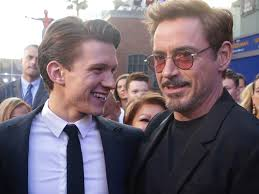
#> input picture images.jpg, 259 x 194 px
$ python face_dectector_from_image.py
#> lines starting #> are read from the running program, lines starting #| are printed output that depends on the picture; after the words box and inside, x2 and y2 are one past the last pixel; in counts of white or black regions, pixels touching at a corner belong together
import cv2
from random import randrange

# Load some pre-trained data on face frontals from opencv (haar cascade algorithm)
trained_face_data = cv2.CascadeClassifier(
    'haarcascade_frontalface_default.xml')

# Choose an image to detect faces in
# img = cv2.imread('ROJ.png')
img = cv2.imread('images.jpg')
#> img is the input picture: shape (194, 259, 3); mean B, G, R 115, 106.2, 117.8

# Must convert to grayscale
grayscaled_img = cv2.cvtColor(img, cv2.COLOR_BGR2GRAY)
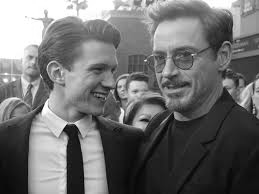
#> grayscaled_img: shape (194, 259); min 2, max 255, mean 110.7

# Detect faces
face_coordinates = trained_face_data.detectMultiScale(grayscaled_img)
#> face_coordinates = [[73, 48, 62, 62], [128, 24, 88, 88]]

# Draw rectangles around the faces
for (x, y, w, h) in face_coordinates:
    cv2.rectangle(img, (x, y), (x+w, y+h), (randrange(256),
                  randrange(256), randrange(256)), 2)
#> this loop made 2 passes
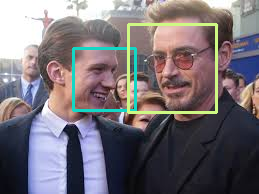
#> img: shape (194, 259, 3); 3.52% of pixels changed, all inside (x1, y1, x2, y2) = (72, 23, 218, 114)

#  example:-
# (x, y, w, h) = face_coordinates[0]
# cv2.rectangle(img, (x, y), (x+w, y+h), (0, 255, 0), 2)


# To get the Detected Face coordinates
# print(face_coordinates)


# Display the images with the faces
cv2.imshow('Robert Downey Jr. || CP', img)
#
cv2.waitKey()

print("code completed")

$ run again, with ROJ.png saved as images.jpg
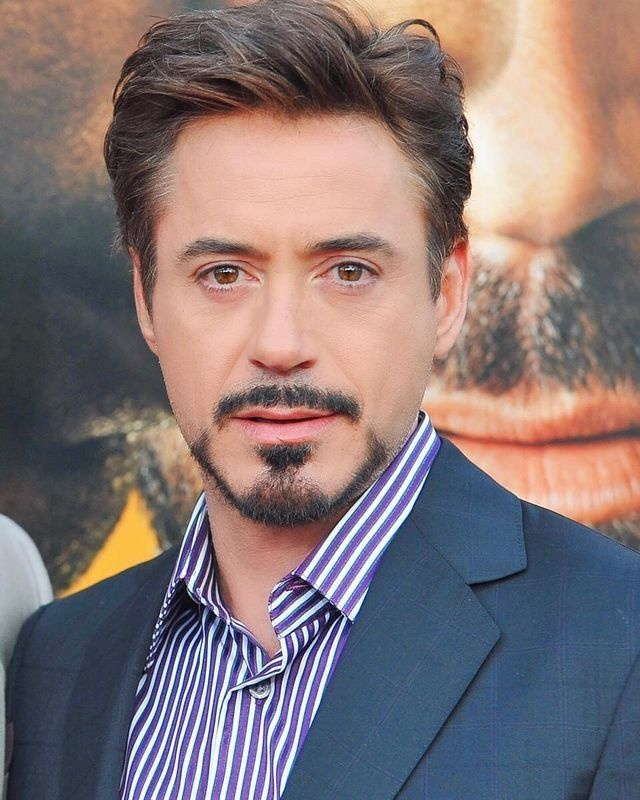
#> input picture ROJ.png, 640 x 800 px
#> img is the input picture: shape (800, 640, 3); mean B, G, R 117.6, 116.4, 131.8
#> `grayscaled_img = cv2.cvtColor(img, cv2.COLOR_BGR2GRAY)`:
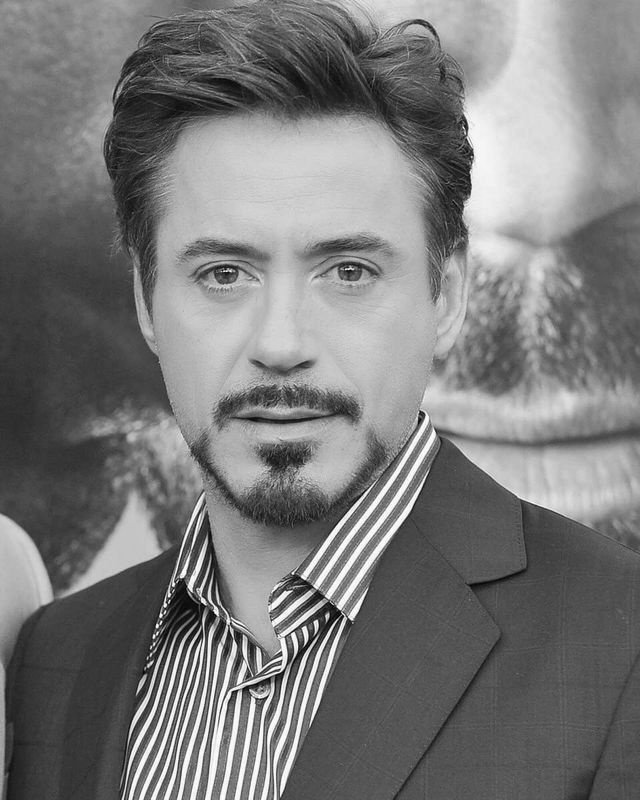
#> grayscaled_img: shape (800, 640); min 0, max 255, mean 121.1
#> face_coordinates = [[91, 120, 380, 380]]
#> the loop `for (x, y, w, h) in face_coordinates:` made 1 pass
#> after the loop `for (x, y, w, h) in face_coordinates:`:
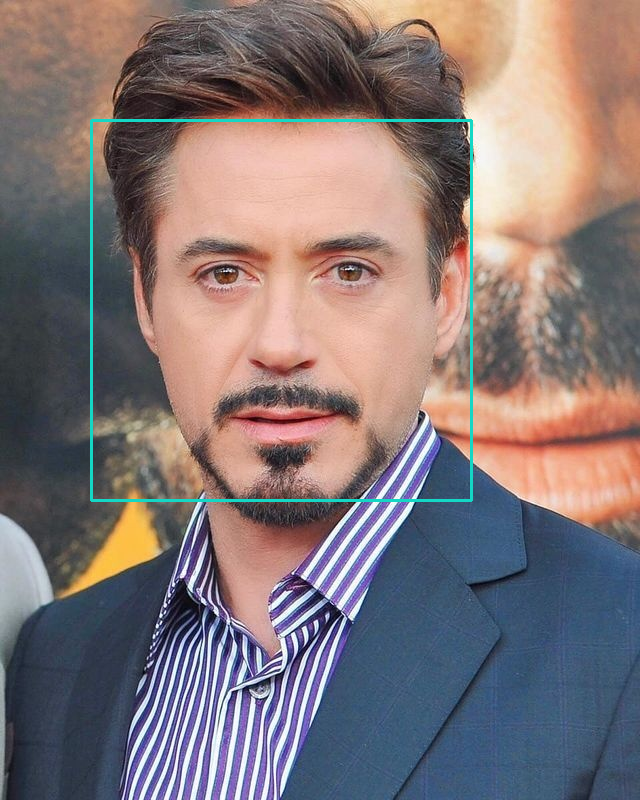
#> img: shape (800, 640, 3); 0.89% of pixels changed, all inside (x1, y1, x2, y2) = (90, 119, 473, 502)
